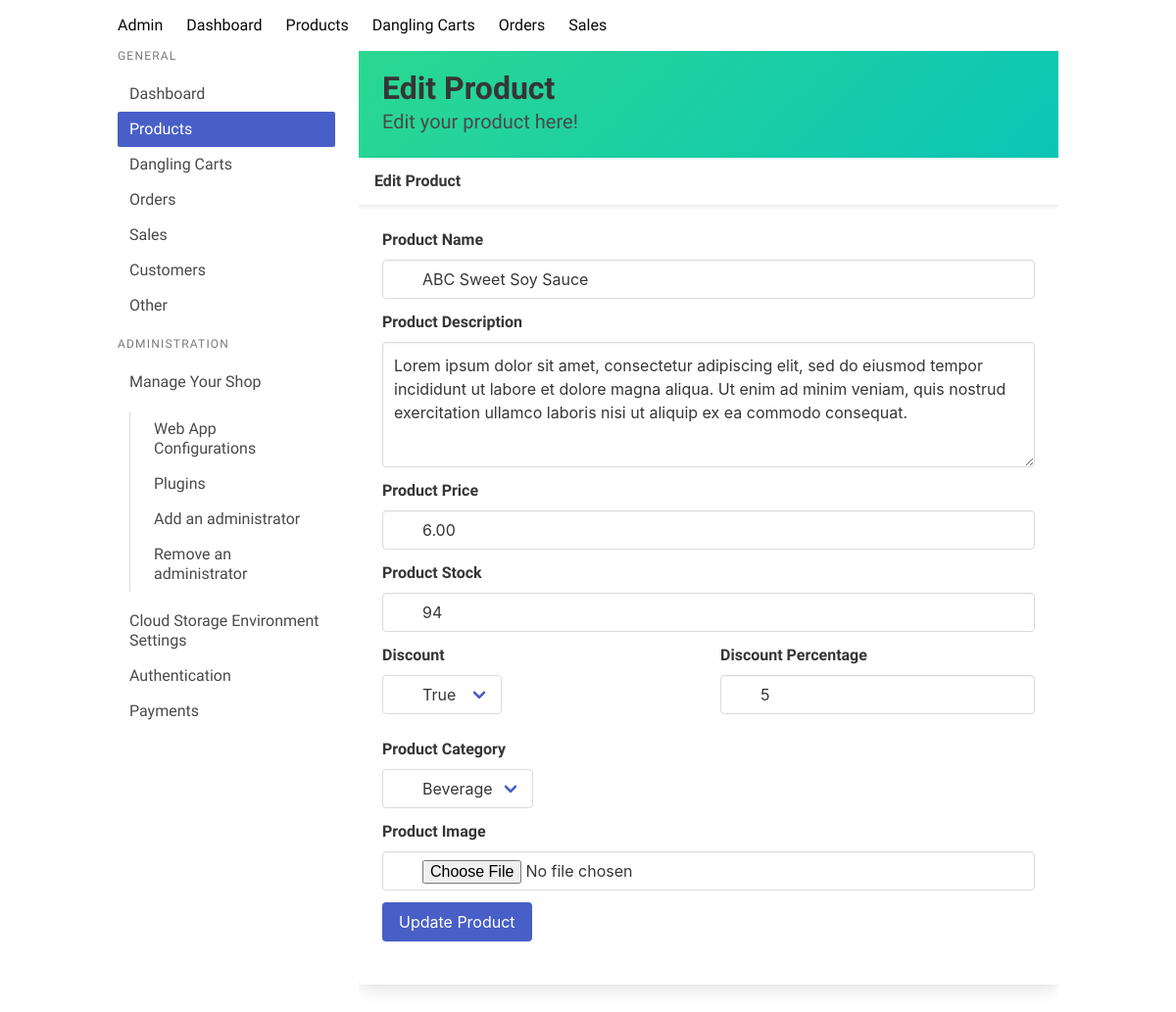
Before: /edit-product/4 with the older database file.
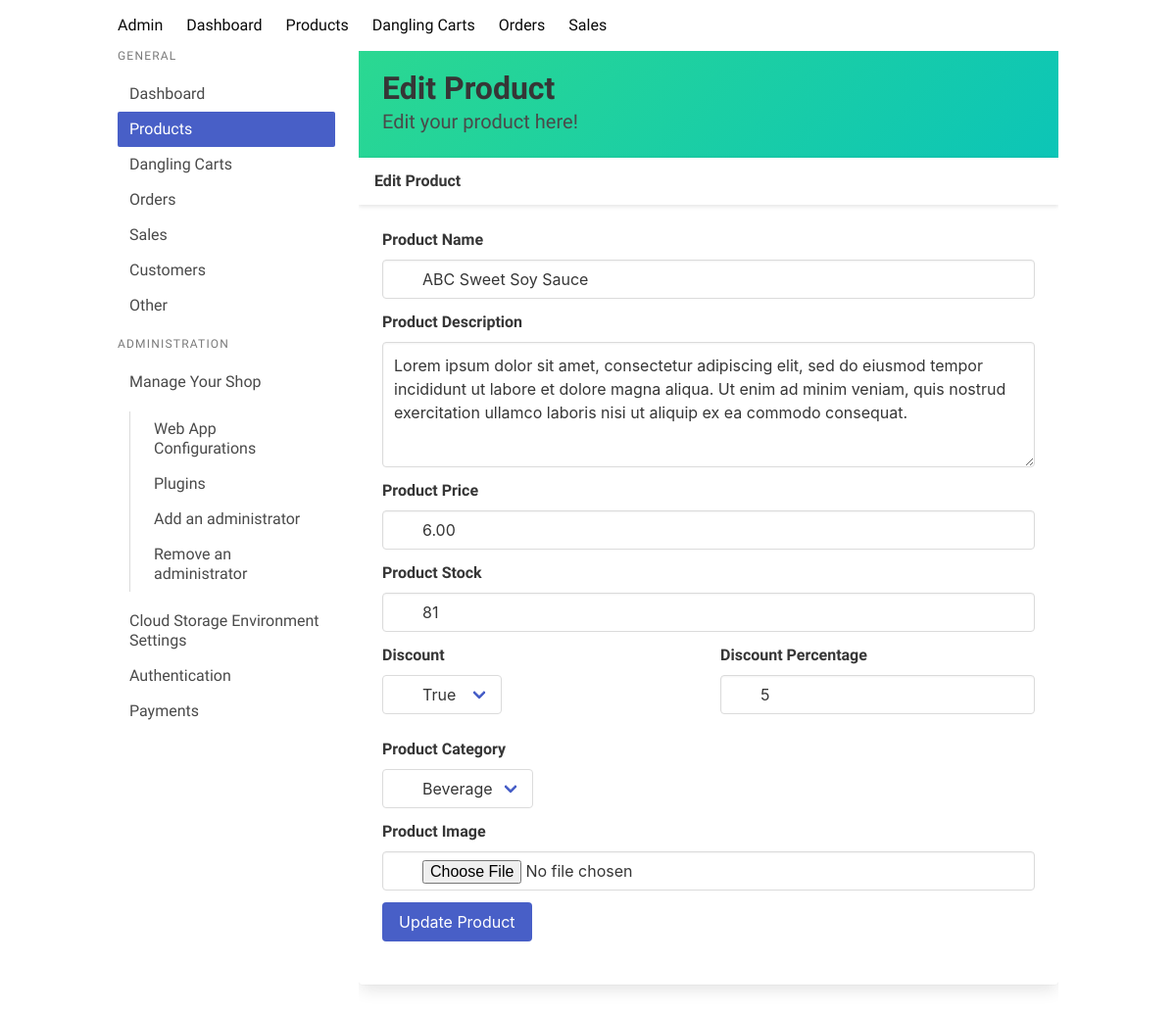
After: the same page with the newer database file.
### core/models.py (models this page shows, shortened)
class Products(models.Model):
    item_name = models.CharField(max_length=100)
    description = models.TextField()
    price = models.DecimalField(max_digits=10, decimal_places=2)
    stock = models.IntegerField()
    discount = models.BooleanField(default=False)
    discount_percentage = models.IntegerField()
    image = models.BinaryField(null=True, blank=1, editable=False)
    category = models.ForeignKey('ProductCategory', on_delete=models.CASCADE)
    sold = models.IntegerField(default=0)
    class Meta:
        ordering = ('item_name',)
        verbose_name_plural = 'Products'

### core/views.py (the view, shortened to what this page needs)
# urls.py: path('edit-product/<int:pk>', views.edit_product, name='edit_product'),
def edit_product(request, pk):
    if request.method == 'GET':
        product = Products.objects.get(id=pk)
        return render(request, 'shop/edit_product.html', {'product': product})

### core/context_processors.py (called while the page is built)
def categories(request):
    return {
        'categories': ProductCategory.objects.all()
    }

def cart(request):
    if request.user.is_authenticated:
        print(request.user)
        try:
            cart = Cart.objects.get(user=request.user)
            print(cart.cartitem_set)
            cart = cart.cartitem_set.count()
            return {
                'cart': cart
            }
        except:
            return {
                'cart': 0
            }
    else:
        cart_id = request.session.get('cart_id')
        print(cart_id)
        if cart_id:
            try:
                cart = AnonymousCart.objects.get(id=cart_id)
                cart = cart.anonymouscartitem_set.count()
                return {
                    'cart': cart
                }
            except:
                return {
                    'cart': 0
                }
        else:
            return {
                'cart': 0
            }

### core/templates/shop/edit_product.html (shortened to what the changed rows need)
{% extends 'shop/base.html' %}
{% load static %}
{% load custom_tags %}
{% block content %}
<section class="hero is-colorful welcome is-small">
    <div class="hero-body">
        <div class="container">
            <h1 class="title">
                Edit Product
            </h1>
            <h2 class="subtitle">
                Edit your product here!
            </h2>
        </div>
    </div>
</section>
<div class="is-6">
    <div class="card">
        <div class="card-content">
            <div class="content">
                <div class="control has-icons-left has-icons-right edit-product">
                    <form action="/edit-product/{{ product.id }}" method="POST" enctype="multipart/form-data">
                        <div class="field">
                            <div class="control">
                                <input class="input" type="text" name="name" value="{{ product.item_name }}">
                            </div>
                        </div>
                        <div class="field">
                            <div class="control">
                                <textarea class="textarea" name="description">{{ product.description }}</textarea>
                            </div>
                        </div>
                        <div class="field">
                            <div class="control">
                                <input class="input" type="text" name="price" value="{{ product.price }}">
                            </div>
                        </div>
                        <div class="field">
                            <div class="control">
                                <input class="input" type="text" name="stock" value="{{ product.stock }}">
                            </div>
                        </div>
                        <div class="columns">
                            <div class="column">
                                <div class="field">
                                    <div class="control">
                                        <input class="input" type="text" name="discount_percentage" value="{{ product.discount_percentage }}">
                                    </div>
                                </div>
                            </div>
                        </div>
                    </form>
                </div>
            </div>
        </div>
    </div>
</div>
{% endblock %}

Changed rows visible on the page:
changed Products "ABC Sweet Soy Sauce": stock "94" → "81"
